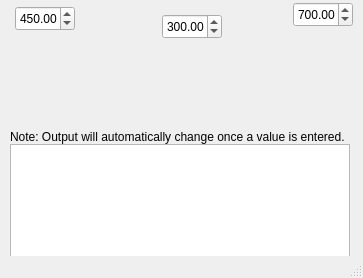
<?xml version="1.0" encoding="UTF-8"?>
<ui version="4.0">
 <class>MainWindow</class>
 <widget class="QMainWindow" name="MainWindow">
  <property name="geometry">
   <rect>
    <x>0</x>
    <y>0</y>
    <width>363</width>
    <height>278</height>
   </rect>
  </property>
  <property name="windowTitle">
   <string>Tristan's Resultant Force Calculator</string>
  </property>
  <widget class="QWidget" name="centralwidget">
   <widget class="QLabel" name="label">
    <property name="geometry">
     <rect>
      <x>10</x>
      <y>-30</y>
      <width>321</width>
      <height>160</height>
     </rect>
    </property>
    <property name="text">
     <string/>
    </property>
    <property name="pixmap">
     <pixmap resource="res.qrc">:/res/Hibbler.jpg</pixmap>
    </property>
   </widget>
   <widget class="QDoubleSpinBox" name="doubleSpinBox">
    <property name="geometry">
     <rect>
      <x>15</x>
      <y>6</y>
      <width>60</width>
      <height>25</height>
     </rect>
    </property>
    <property name="maximum">
     <double>99999.990000000005239</double>
    </property>
    <property name="value">
     <double>450.000000000000000</double>
    </property>
   </widget>
   <widget class="QDoubleSpinBox" name="doubleSpinBox_2">
    <property name="geometry">
     <rect>
      <x>162</x>
      <y>14</y>
      <width>60</width>
      <height>25</height>
     </rect>
    </property>
    <property name="maximum">
     <double>99999.990000000005239</double>
    </property>
    <property name="value">
     <double>300.000000000000000</double>
    </property>
   </widget>
   <widget class="QDoubleSpinBox" name="doubleSpinBox_3">
    <property name="geometry">
     <rect>
      <x>293</x>
      <y>2</y>
      <width>60</width>
      <height>25</height>
     </rect>
    </property>
    <property name="maximum">
     <double>99999.990000000005239</double>
    </property>
    <property name="value">
     <double>700.000000000000000</double>
    </property>
   </widget>
   <widget class="QTextBrowser" name="textBrowser">
    <property name="geometry">
     <rect>
      <x>10</x>
      <y>144</y>
      <width>340</width>
      <height>121</height>
     </rect>
    </property>
   </widget>
   <widget class="QLabel" name="label_2">
    <property name="geometry">
     <rect>
      <x>10</x>
      <y>129</y>
      <width>350</width>
      <height>16</height>
     </rect>
    </property>
    <property name="text">
     <string>Note: Output will automatically change once a value is entered.</string>
    </property>
   </widget>
  </widget>
  <widget class="QMenuBar" name="menubar">
   <property name="geometry">
    <rect>
     <x>0</x>
     <y>0</y>
     <width>363</width>
     <height>21</height>
    </rect>
   </property>
  </widget>
  <widget class="QStatusBar" name="statusbar"/>
 </widget>
 <resources>
  <include location="res.qrc"/>
 </resources>
 <connections/>
</ui>
